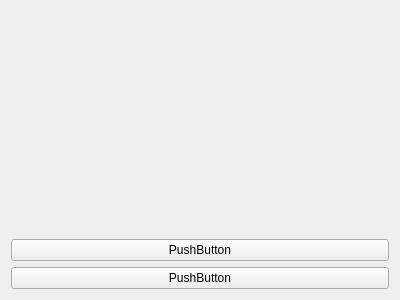
<?xml version="1.0" encoding="UTF-8"?>
<ui version="4.0">
 <class>Widget</class>
 <widget class="QWidget" name="Widget">
  <property name="geometry">
   <rect>
    <x>0</x>
    <y>0</y>
    <width>400</width>
    <height>300</height>
   </rect>
  </property>
  <property name="sizePolicy">
   <sizepolicy hsizetype="MinimumExpanding" vsizetype="Fixed">
    <horstretch>0</horstretch>
    <verstretch>0</verstretch>
   </sizepolicy>
  </property>
  <property name="windowTitle">
   <string>Widget</string>
  </property>
  <layout class="QVBoxLayout" name="verticalLayout">
   <item>
    <widget class="smallwidget" name="widget" native="true"/>
   </item>
   <item>
    <widget class="QPushButton" name="pushButton">
     <property name="text">
      <string>PushButton</string>
     </property>
    </widget>
   </item>
   <item>
    <widget class="QPushButton" name="pushButton_2">
     <property name="text">
      <string>PushButton</string>
     </property>
    </widget>
   </item>
  </layout>
 </widget>
 <customwidgets>
  <customwidget>
   <class>smallwidget</class>
   <extends>QWidget</extends>
   <header location="global">smallwidget.h</header>
   <container>1</container>
  </customwidget>
 </customwidgets>
 <resources/>
 <connections/>
</ui>
